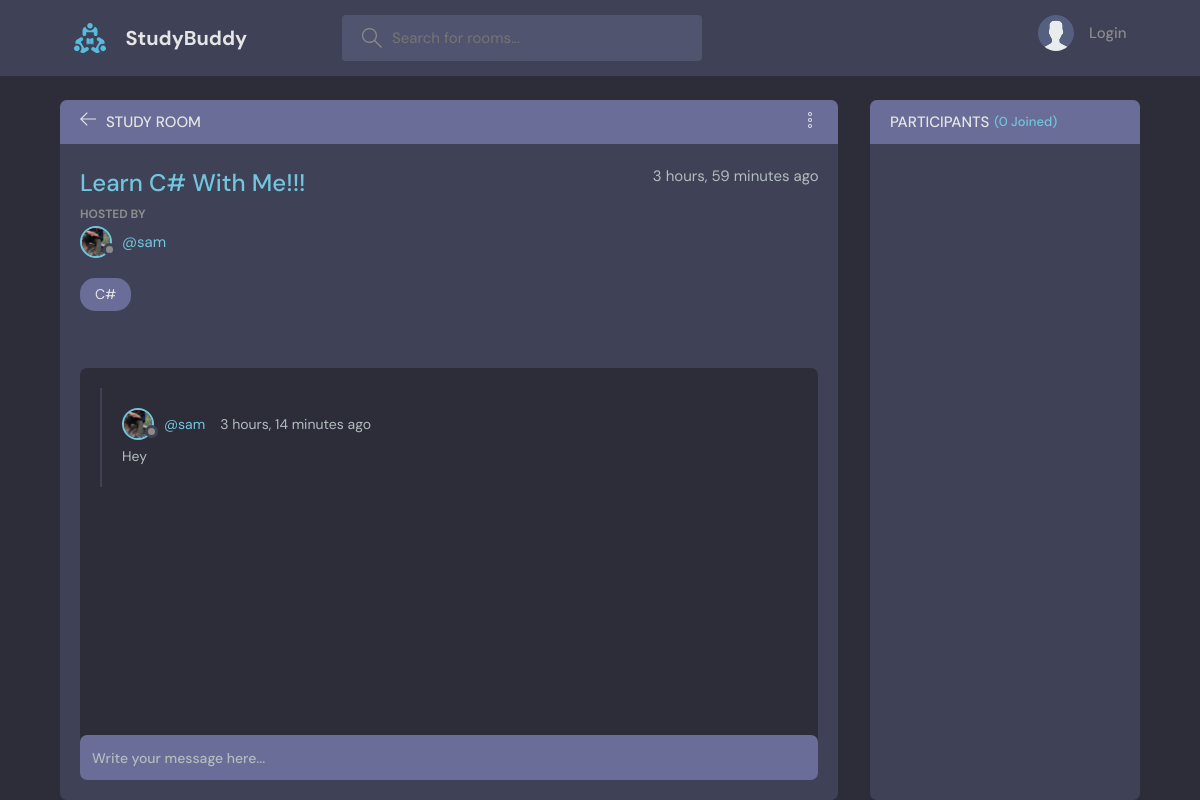
The page /room/4/ on the database its author committed.
### discord/models.py (models this page shows, shortened)
class Room(models.Model):
    user = models.ForeignKey(User, on_delete=models.CASCADE)
    topic = models.ForeignKey(Topic, on_delete=models.CASCADE)
    name = models.CharField(max_length=300)
    description = models.TextField(null=True, blank=True)
    participants = models.ManyToManyField(
        User, related_name='participants', blank=True)
    updated = models.DateTimeField(auto_now=True)
    created = models.DateTimeField(auto_now_add=True)
    class Meta:
        ordering = ('-updated', '-created')

class User(AbstractUser):
    name = models.CharField(max_length=200, null=True)
    email = models.EmailField(unique=True, null=True)
    bio = models.TextField(null=True)
    avatar = models.ImageField(null=True, default='avatar.svg')
    USERNAME_FIELD = 'email'
    REQUIRED_FIELDS = []

class Topic(models.Model):
    name = models.CharField(max_length=200)
    updated = models.DateTimeField(auto_now=True)
    created = models.DateTimeField(auto_now_add=True)

class Message(models.Model):
    user = models.ForeignKey(User, on_delete=models.CASCADE)
    room = models.ForeignKey(Room, on_delete=models.CASCADE)
    body = models.TextField()
    updated = models.DateTimeField(auto_now=True)
    created = models.DateTimeField(auto_now_add=True)
    class Meta:
        ordering = ['-updated', '-created']

### discord/views.py (the view, shortened to what this page needs)
# urls.py: path('room/<str:pk>/', views.room, name="room"),
def room(request, pk):
    try:
        room = Room.objects.get(id=pk)
        room_messages = room.message_set.all()
        participants = room.participants.all()
    except Room.DoesNotExist:
        error = 'Room does not exist.'
        context = {'error': error}
        return render(request, '404.html', context)
    context = {'room': room, 'room_messages': room_messages,
               'participants': participants}
    return render(request, 'discord/room.html', context)

### discord/templates/discord/room.html (shortened to what this page needs)
{% extends "base.html"%} {% block content %}
<main class="profile-page layout layout--2">
  <div class="container">
    <div class="room">
      <div class="room__top">
        <div class="room__topLeft">
          <a href="{{request.META.HTTP_REFERER}}">
            <svg
              version="1.1"
              xmlns="http://www.w3.org/2000/svg"
              width="32"
              height="32"
              viewBox="0 0 32 32"
            >
              <title>arrow-left</title>
              <path
                d="M13.723 2.286l-13.723 13.714 13.719 13.714 1.616-1.611-10.96-10.96h27.625v-2.286h-27.625l10.965-10.965-1.616-1.607z"
              ></path>
            </svg>
          </a>
          <h3>Study Room</h3>
        </div>
        <button
          class="action-button"
          data-id="120"
          data-delete-url="https://randomuser.me/api/3324923"
          data-edit-url="profile.html"
        >
        </button>
      </div>
      <div class="room__box scroll">
        <div class="room__header scroll">
          <div class="room__info">
            <h3>{{room.name}}</h3>
            <span>{{room.created|timesince}} ago</span>
          </div>
          <div class="room__hosted">
            <p>Hosted By</p>
            <a href="{% url 'profile' room.user.id %}" class="room__author">
              <div class="avatar avatar--small">
                <img src="{{room.user.avatar.url}}" />
              </div>
              <span>@{{room.user.username}}</span>
            </a>
          </div>
          <span class="room__topics">{{room.topic.name}}</span>
        </div>
        <div class="room__conversation">
          <div class="threads scroll">
            {% for message in room_messages %}
            <div class="thread">
              <div class="thread__top">
                <div class="thread__author">
                  <a
                    href="{% url 'profile' message.user.id %}"
                    class="thread__authorInfo"
                  >
                    <div class="avatar avatar--small">
                      <img src="{{message.user.avatar.url}}" />
                    </div>
                    <span>@{{message.user.username}}</span>
                  </a>
                  <span class="thread__date"
                    >{{message.created|timesince}} ago</span
                  >
                </div>
              </div>
              <div class="thread__details">{{message.body}}</div>
            </div>
            {% endfor %}
          </div>
        </div>
      </div>
      <div class="room__message">
        <form action="" method="post">
          <input name="body" placeholder="Write your message here..." />
        </form>
      </div>
    </div>
    <div class="participants">
      <h3 class="participants__top">
        Participants <span>({{participants.count}} Joined)</span>
      </h3>
      <div class="participants__list scroll">
      </div>
    </div>
  </div>
</main>
{% endblock content %}

### rows shown on the page
Room: name "Learn C# With Me!!!", created "3 hours, 59 minutes", user.avatar (picture), user.username "sam", topic.name "C#"
Message: user.avatar (picture), user.username "sam", created "3 hours, 14 minutes", body "Hey"

### other values the page prints
{{ participants.count }} "0"
